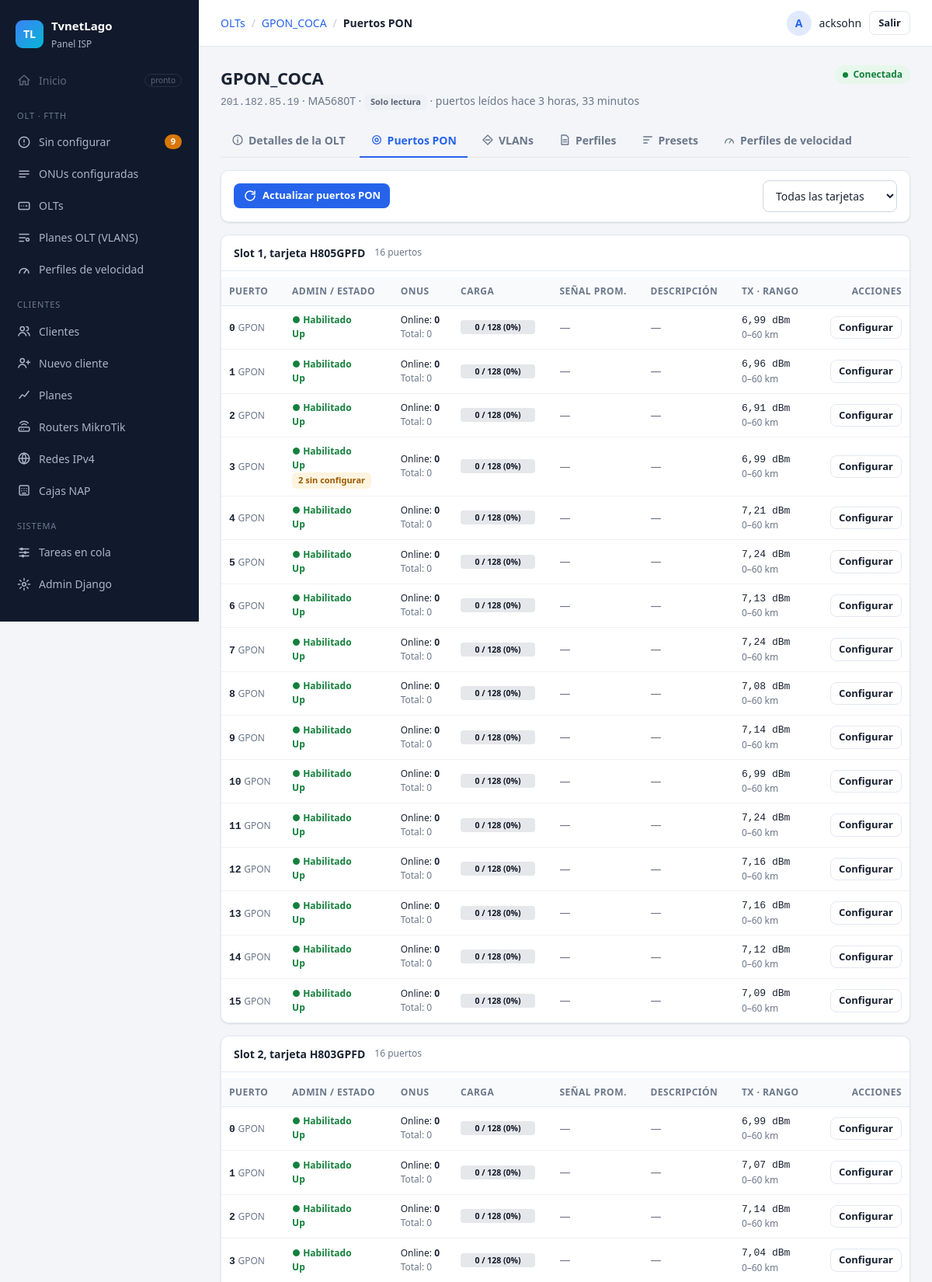
The page /olt/olts/3/pon/ (signed in, upper part) on the database its author committed.
### Aplicaciones/ServerOLT/models.py (models this page shows, shortened)
class OLT(models.Model):
    PROTOCOLOS = [("ssh", "SSH"), ("telnet", "Telnet")]
    nombre = models.CharField(max_length=50, unique=True)
    host = models.CharField(max_length=100)
    puerto_ssh = models.PositiveIntegerField("Puerto (SSH o Telnet)", default=22)
    usuario = models.CharField(max_length=50)
    clave = models.CharField(max_length=100)
    protocolo = models.CharField(max_length=6, choices=PROTOCOLOS, default="ssh")
    solo_lectura = models.BooleanField(
        default=False,
        help_text="Márcalo si esta OLT la maneja otro sistema (ej. SmartOLT): "
                  "solo se lee, nunca se autoriza ni se da de baja desde aquí.")
    snmp_comunidad = models.CharField(max_length=50, blank=True)
    snmp_puerto = models.PositiveIntegerField(default=161)
    activa = models.BooleanField(default=True)
    ACCIONES = [("", "—"), ("info", "Leyendo info de la OLT"),
                ("puertos", "Leyendo puertos PON"), ("puerto", "Cambiando puertos PON"),
                ("reset_pon", "Reiniciando ONUs de un puerto"),
                ("vlans", "Leyendo VLANs"), ("crear_vlan", "Creando VLANs"),
                ("perfiles_ont", "Leyendo perfiles")]
    modelo_equipo = models.CharField("Modelo", max_length=40, blank=True)
    version = models.CharField("Versión", max_length=60, blank=True)
    encendida_desde = models.DateTimeField(null=True, blank=True)
    tarjetas = models.JSONField(default=list, blank=True)
    conectada = models.BooleanField(null=True, blank=True, help_text="Resultado de la última conexión")
    info_leida = models.DateTimeField(null=True, blank=True)
    accion_pendiente = models.CharField(max_length=12, choices=ACCIONES, blank=True, default="")
    accion_desde = models.DateTimeField(null=True, blank=True)
    ultimo_error = models.TextField(blank=True)
    perfiles = models.JSONField(default=dict, blank=True)
    MINUTOS_TRABADA = 5  # paso 20b: una orden de OLT que no termina en este tiempo se da por fallida
    @property
    def accion_trabada(self):
        from datetime import timedelta
        from django.utils import timezone
        return bool(self.accion_pendiente and (self.accion_desde is None or
                    self.accion_desde < timezone.now() - timedelta(minutes=self.MINUTOS_TRABADA)))
    def liberar_si_trabada(self):
        if not self.accion_trabada:
            return False
    @property
    def tarjetas_pon(self):
        from .huawei import _puertos_pon, _tipo_tarjeta
        salida = []
        for t in self.tarjetas or []:
            if _tipo_tarjeta(t.get("nombre", "")) == "GPON":
                salida.append(dict(t, tipo="GPON", puertos=t.get("puertos") or _puertos_pon(t["nombre"])))
        return salida

class PuertoPON(models.Model):
    olt = models.ForeignKey(OLT, on_delete=models.CASCADE, related_name="puertos_pon")
    frame = models.PositiveSmallIntegerField(default=0)
    slot = models.PositiveSmallIntegerField()
    puerto = models.PositiveSmallIntegerField()
    tipo = models.CharField(max_length=5, default="GPON")
    descripcion = models.CharField("Descripción", max_length=60, blank=True,
                                   help_text="Ej. H1D5N11-N12-N13 (las cajas NAP de este puerto)")
    max_onus = models.PositiveSmallIntegerField("Máximo de ONUs", default=128,
                                                help_text="Para la barra de carga. GPON Huawei: 128.")
    habilitado = models.BooleanField(null=True, blank=True, help_text="None = todavía no se ha leído")
    autofind = models.BooleanField(null=True, blank=True)
    estado = models.CharField(max_length=20, blank=True)
    laser = models.CharField(max_length=20, blank=True)
    tx_power = models.FloatField("Tx (dBm)", null=True, blank=True)
    distancia_max = models.FloatField("Rango máx. (km)", null=True, blank=True)
    datos = models.JSONField(default=dict, blank=True, help_text="Todo lo que respondió la OLT")
    leido = models.DateTimeField(null=True, blank=True)
    class Meta:
        verbose_name = "puerto PON"
        verbose_name_plural = "puertos PON"
        ordering = ["olt", "frame", "slot", "puerto"]
        constraints = [models.UniqueConstraint(fields=["olt", "frame", "slot", "puerto"], name="puerto_pon_unico")]
    @property
    def fsp(self):
        return f"{self.frame}/{self.slot}/{self.puerto}"

### Aplicaciones/ServerOLT/views.py (the view)
# urls.py: path("olts/<int:pk>/pon/", views.puertos_pon, name="puertos_pon"),
@login_required
def puertos_pon(request, pk):
    olt = get_object_or_404(OLT, pk=pk)
    olt.liberar_si_trabada()
    grupos = _puertos_de(olt)
    slot = request.GET.get("slot", "")
    if slot.isdigit():
        grupos = [g for g in grupos if g[0] == int(slot)]
    return render(request, "olt/puertos_pon.html", {
        "olt": olt, "grupos": grupos, "slot": slot,
        "slots": [(t["slot"], t["nombre"]) for t in olt.tarjetas_pon],
        "leido": olt.puertos_pon.exclude(leido=None).order_by("-leido").values_list("leido", flat=True).first(),
        "cola": tasks.cola_de(olt), "sin_worker": _sin_worker(olt),
        "senal_debil": SENAL_DEBIL, "senal_critica": SENAL_CRITICA,
    })

### Aplicaciones/ServerOLT/templates/olt/puertos_pon.html (shortened to what this page needs)
{% extends "panel/base.html" %}
{% block migas %}<a href="{% url 'olt:olts' %}">OLTs</a><span class="sep">/</span><a href="{% url 'olt:detalle_olt' olt.pk %}">{{ olt.nombre }}</a><span class="sep">/</span><strong>Puertos PON</strong>{% endblock %}
{% block contenido %}
<div id="ficha-pon" data-vivo>
<div class="cabecera">
  <div>
    <h1>{{ olt.nombre }}</h1>
    <p class="sub"><span class="mono">{{ olt.host }}</span>{% if olt.modelo_equipo %} · {{ olt.modelo_equipo }}{% endif %}
      {% if olt.solo_lectura %}· <span class="etiqueta etiqueta-gris">Solo lectura</span>{% endif %}
      · {% if leido %}puertos leídos hace {{ leido|timesince }}{% else %}<span class="tenue">puertos sin leer todavía</span>{% endif %}</p>
  </div>
  <div class="acciones-fila">
    {% if olt.accion_pendiente %}<span class="estado estado-proceso"><i class="giro"></i>{{ olt.get_accion_pendiente_display }}…</span>
    {% elif olt.conectada %}<span class="estado estado-ok"><i class="punto"></i>Conectada</span>
    {% elif olt.conectada is False %}<span class="estado estado-error"><i class="punto"></i>Sin conexión</span>{% endif %}
  </div>
</div>
{% include "olt/_pestanas_olt.html" with pestana="pon" %}
<div class="tarjeta barra-acciones">
  <form method="post" action="{% url 'olt:accion_puertos' olt.pk %}">{% csrf_token %}<input type="hidden" name="slot" value="{{ slot }}">
    <button class="btn btn-primario btn-sm" name="accion" value="leer" type="submit" data-cargando="Enviando…" {% if olt.accion_pendiente %}disabled{% endif %}>
      <svg viewBox="0 0 24 24"><path d="M20 12a8 8 0 11-2.3-5.7M20 4v5h-5"/></svg> Actualizar puertos PON</button>
  </form>
  {% if slots|length > 1 %}
  <form method="get" class="select-corto">
    <select name="slot" data-auto-enviar onchange="this.form.submit()">
      <option value="">Todas las tarjetas</option>
    </select>
  </form>
  {% endif %}
</div>
{% for s, nombre, lista in grupos %}
<div class="tarjeta separada-arriba">
  <div class="tarjeta-barra"><strong>Slot {{ s }}{% if nombre %}, tarjeta {{ nombre }}{% endif %}</strong>
    <span class="tenue chico">{{ lista|length }} puertos</span></div>
  <div class="tabla-scroll">
  <table class="tabla tabla-compacta tabla-pon">
    <thead><tr><th>Puerto</th><th>Admin / estado</th><th>ONUs</th><th>Carga</th><th>Señal prom.</th><th>Descripción</th><th class="ocultar-movil">Tx · rango</th><th class="der">Acciones</th></tr></thead>
    <tbody>
    {% for p in lista %}
      <tr>
        <td><strong class="mono">{{ p.puerto }}</strong> <span class="tenue chico">{{ p.tipo }}</span></td>
        <td class="chico">
          <div>{% if p.habilitado is True %}<span class="texto-verde">● Habilitado</span>{% elif p.habilitado is False %}<span class="texto-peligro">● Deshabilitado</span>{% else %}<span class="tenue">● sin leer</span>{% endif %}</div>
          {% if p.estado %}<span class="{% if p.estado|lower == 'online' %}texto-verde{% else %}tenue{% endif %}">{% if p.estado|lower == "online" %}Up{% else %}{{ p.estado }}{% endif %}</span>{% else %}<span class="tenue">—</span>{% endif %}
          {% if p.pendientes %}<div><a class="etiqueta num-naranja" href="{% url 'olt:sin_configurar' %}?olt={{ olt.pk }}">{{ p.pendientes }} sin configurar</a></div>{% endif %}
        </td>
        <td class="chico"><div>Online: <strong>{{ p.online }}</strong></div><div class="tenue">Total: {{ p.total }}</div></td>
        <td><div class="carga {% if p.carga >= 90 %}carga-roja{% elif p.carga >= 70 %}carga-naranja{% endif %}" title="{{ p.total }} de {{ p.max_onus }} ONUs">
          <i style="width: {{ p.carga }}%"></i><span>{{ p.total }} / {{ p.max_onus }} ({{ p.carga }}%)</span></div></td>
        <td>{% if p.rx is None %}<span class="tenue">—</span>{% else %}<span class="senal {% if p.rx < senal_critica %}senal-mala{% elif p.rx < senal_debil %}senal-regular{% else %}senal-buena{% endif %}">{{ p.rx|floatformat:2 }}</span>{% endif %}</td>
        <td><strong>{{ p.descripcion|default:"" }}</strong>{% if not p.descripcion %}<span class="tenue">—</span>{% endif %}</td>
        <td class="ocultar-movil chico"><span class="mono">{% if p.tx_power is not None %}{{ p.tx_power|floatformat:2 }} dBm{% else %}—{% endif %}</span>
          <div class="tenue">{% if p.distancia_max %}0–{{ p.distancia_max|floatformat:0 }} km{% endif %}</div></td>
        <td class="der"><div class="acciones-pon">
          {% if perms.ServerOLT.change_olt %}
          <details class="config-pon"><summary class="btn btn-fantasma btn-sm">Configurar</summary>
          </details>
          {% endif %}
        </div></td>
      </tr>
    {% endfor %}
    </tbody>
  </table>
  </div>
</div>
{% empty %}
<div class="tarjeta separada-arriba"><div class="vacio"><strong>Todavía no se conocen los puertos PON</strong>
  <span>Pulsa <em>Actualizar info</em> en <a href="{% url 'olt:detalle_olt' olt.pk %}">Detalles de la OLT</a> (lee las tarjetas) y después <em>Actualizar puertos PON</em>.</span></div></div>
{% endfor %}
</div>
{% endblock %}

### templates/panel/base.html (shortened to what this page needs)
{% load static %}<!DOCTYPE html>
<html lang="es">
<head>
  <link rel="stylesheet" href="{% static 'vendor/select2/select2.min.css' %}">
  <link rel="stylesheet" href="{% static 'css/panel.css' %}">
</head>
<body>
<div class="app">
  <aside class="sidebar" id="sidebar">
    <div class="marca">
      <span class="marca-logo">TL</span>
      <div><strong>TvnetLago</strong><small>Panel ISP</small></div>
    </div>
    {% with ruta=request.resolver_match.view_name %}
    <nav>
      <a class="item deshabilitado" title="Próximamente">
        <svg viewBox="0 0 24 24"><path d="M3 12l9-8 9 8M5 10v10h5v-6h4v6h5V10"/></svg>
        Inicio <span class="pronto">pronto</span>
      </a>
      <p class="seccion">OLT · FTTH</p>
      <a class="item {% if ruta == 'olt:sin_configurar' or ruta == 'olt:autorizar' %}activo{% endif %}"
         href="{% url 'olt:sin_configurar' %}">
        <svg viewBox="0 0 24 24"><circle cx="12" cy="12" r="9"/><path d="M12 8v4M12 16h.01"/></svg>
        Sin configurar
        <span id="menu-pendientes" data-vivo class="contador-caja">{% if menu_pendientes %}<span class="contador">{{ menu_pendientes }}</span>{% endif %}</span>
      </a>
      <a class="item {% if ruta == 'olt:configuradas' or ruta == 'olt:detalle_onu' %}activo{% endif %}" href="{% url 'olt:configuradas' %}">
        <svg viewBox="0 0 24 24"><path d="M4 7h16M4 12h16M4 17h10"/></svg>
        ONUs configuradas
      </a>
      <a class="item {% if ruta == 'olt:olts' or ruta == 'olt:detalle_olt' or ruta == 'olt:olt_nueva' or ruta == 'olt:olt_editar' %}activo{% endif %}" href="{% url 'olt:olts' %}">
        <svg viewBox="0 0 24 24"><rect x="3" y="6" width="18" height="12" rx="2"/><path d="M7 12h.01M11 12h.01M15 12h2"/></svg>
        OLTs
      </a>
      <a class="item {% if ruta == 'olt:planes_olt' or ruta == 'olt:plan_olt_nuevo' or ruta == 'olt:plan_olt_editar' %}activo{% endif %}" href="{% url 'olt:planes_olt' %}">
        <svg viewBox="0 0 24 24"><path d="M4 6h16M4 12h10M4 18h7"/><circle cx="18" cy="15" r="2.5"/></svg>
        Planes OLT (VLANS)
      </a>
      <a class="item {% if ruta == 'olt:velocidades' or ruta == 'olt:velocidad_nueva' or ruta == 'olt:velocidad_editar' %}activo{% endif %}" href="{% url 'olt:velocidades' %}">
        <svg viewBox="0 0 24 24"><path d="M4 18a8 8 0 1 1 16 0"/><path d="M12 18l4-6"/></svg>
        Perfiles de velocidad
      </a>
      <p class="seccion">Clientes</p>
      <a class="item {% if request.resolver_match.namespace == 'clientes' and ruta != 'clientes:nuevo' and 'plan' not in ruta and 'router' not in ruta %}activo{% endif %}" href="{% url 'clientes:lista' %}">
        <svg viewBox="0 0 24 24"><circle cx="9" cy="8" r="3.5"/><path d="M2.5 20c.8-3.5 3.3-5.5 6.5-5.5s5.7 2 6.5 5.5M16 4.5a3.5 3.5 0 010 7M18 14.6c1.9.7 3 2.6 3.5 5.4"/></svg>
        Clientes
      </a>
      {% if perms.ServerMikro.add_cliente %}
      <a class="item {% if ruta == 'clientes:nuevo' %}activo{% endif %}" href="{% url 'clientes:nuevo' %}">
        <svg viewBox="0 0 24 24"><circle cx="9" cy="8" r="3.5"/><path d="M2.5 20c.8-3.5 3.3-5.5 6.5-5.5s5.7 2 6.5 5.5M19 8v6M16 11h6"/></svg>
        Nuevo cliente
      </a>
      {% endif %}
      <a class="item {% if ruta == 'clientes:planes' or ruta == 'clientes:plan_nuevo' or ruta == 'clientes:plan_editar' %}activo{% endif %}" href="{% url 'clientes:planes' %}">
        <svg viewBox="0 0 24 24"><path d="M4 18l5-6 4 3 7-9"/></svg>
        Planes
      </a>
      <a class="item {% if 'router' in ruta %}activo{% endif %}" href="{% url 'clientes:routers' %}">
        <svg viewBox="0 0 24 24"><rect x="3" y="13" width="18" height="7" rx="2"/><path d="M7 16.5h.01M11 16.5h.01M8 9a6 6 0 018 0M5 6a10 10 0 0114 0"/></svg>
        Routers MikroTik
      </a>
      <a class="item {% if ruta == 'clientes:redes' or 'clientes:red_' in ruta %}activo{% endif %}" href="{% url 'clientes:redes' %}">
        <svg viewBox="0 0 24 24"><circle cx="12" cy="12" r="9"/><path d="M3 12h18M12 3a14 14 0 010 18M12 3a14 14 0 000 18"/></svg>
        Redes IPv4
      </a>
      <a class="item {% if 'clientes:nap' in ruta %}activo{% endif %}" href="{% url 'clientes:naps' %}">
        <svg viewBox="0 0 24 24"><rect x="4" y="4" width="16" height="16" rx="2"/><path d="M8 9h.01M12 9h.01M16 9h.01M8 13h.01M12 13h.01M16 13h.01M9 17h6"/></svg>
        Cajas NAP
      </a>
      <p class="seccion">Sistema</p>
      <a class="item {% if ruta == 'tareas:lista' %}activo{% endif %}" href="{% url 'tareas:lista' %}">
        <svg viewBox="0 0 24 24"><path d="M4 6h16M4 12h16M4 18h16"/><circle cx="8" cy="6" r="1.5"/><circle cx="14" cy="12" r="1.5"/><circle cx="10" cy="18" r="1.5"/></svg>
        Tareas en cola
      </a>
      {% if user.is_staff %}
      <a class="item" href="{% url 'admin:index' %}">
        <svg viewBox="0 0 24 24"><circle cx="12" cy="12" r="3"/><path d="M12 2v3M12 19v3M2 12h3M19 12h3M4.9 4.9L7 7M17 17l2.1 2.1M4.9 19.1L7 17M17 7l2.1-2.1"/></svg>
        Admin Django
      </a>
      {% endif %}
    </nav>
    {% endwith %}
  </aside>
  <div class="principal">
    <header class="topbar">
      <div class="migas">{% block migas %}{% endblock %}</div>
      {% if user.is_authenticated %}
      <form method="post" action="{% url 'logout' %}" class="usuario">
        <span class="avatar">{{ user.username|slice:":1"|upper }}</span>
        <span class="usuario-nombre">{{ user.username }}</span>
        <button type="submit" class="btn btn-fantasma btn-sm">Salir</button>
      </form>
      {% endif %}
    </header>
    <main class="contenido">
      {% block contenido %}{% endblock %}
    </main>
  </div>
</div>
</body>
</html>

### rows shown on the page
OLT: nombre "GPON_COCA", host "201.182.85.19", modelo_equipo "MA5680T"
PuertoPON: puerto "0", tipo "GPON", habilitado "● Habilitado", estado "Up", online "0", total "0", max_onus "128", carga "0", tx_power "6,99", distancia_max "60"
PuertoPON: puerto "1", tipo "GPON", habilitado "● Habilitado", estado "Up", online "0", total "0", max_onus "128", carga "0", tx_power "6,96", distancia_max "60"
PuertoPON: puerto "2", tipo "GPON", habilitado "● Habilitado", estado "Up", online "0", total "0", max_onus "128", carga "0", tx_power "6,91", distancia_max "60"
PuertoPON: puerto "3", tipo "GPON", habilitado "● Habilitado", estado "Up", pendientes "2", online "0", total "0", max_onus "128", carga "0", tx_power "6,99", distancia_max "60"
PuertoPON: puerto "4", tipo "GPON", habilitado "● Habilitado", estado "Up", online "0", total "0", max_onus "128", carga "0", tx_power "7,21", distancia_max "60"
PuertoPON: puerto "5", tipo "GPON", habilitado "● Habilitado", estado "Up", online "0", total "0", max_onus "128", carga "0", tx_power "7,24", distancia_max "60"
PuertoPON: puerto "6", tipo "GPON", habilitado "● Habilitado", estado "Up", online "0", total "0", max_onus "128", carga "0", tx_power "7,13", distancia_max "60"
PuertoPON: puerto "7", tipo "GPON", habilitado "● Habilitado", estado "Up", online "0", total "0", max_onus "128", carga "0", tx_power "7,24", distancia_max "60"
PuertoPON: puerto "8", tipo "GPON", habilitado "● Habilitado", estado "Up", online "0", total "0", max_onus "128", carga "0", tx_power "7,08", distancia_max "60"
PuertoPON: puerto "9", tipo "GPON", habilitado "● Habilitado", estado "Up", online "0", total "0", max_onus "128", carga "0", tx_power "7,14", distancia_max "60"
PuertoPON: puerto "10", tipo "GPON", habilitado "● Habilitado", estado "Up", online "0", total "0", max_onus "128", carga "0", tx_power "6,99", distancia_max "60"
PuertoPON: puerto "11", tipo "GPON", habilitado "● Habilitado", estado "Up", online "0", total "0", max_onus "128", carga "0", tx_power "7,24", distancia_max "60"
PuertoPON: puerto "12", tipo "GPON", habilitado "● Habilitado", estado "Up", online "0", total "0", max_onus "128", carga "0", tx_power "7,16", distancia_max "60"
PuertoPON: puerto "13", tipo "GPON", habilitado "● Habilitado", estado "Up", online "0", total "0", max_onus "128", carga "0", tx_power "7,16", distancia_max "60"
PuertoPON: puerto "14", tipo "GPON", habilitado "● Habilitado", estado "Up", online "0", total "0", max_onus "128", carga "0", tx_power "7,12", distancia_max "60"
PuertoPON: puerto "15", tipo "GPON", habilitado "● Habilitado", estado "Up", online "0", total "0", max_onus "128", carga "0", tx_power "7,09", distancia_max "60"
PuertoPON: puerto "0", tipo "GPON", habilitado "● Habilitado", estado "Up", online "0", total "0", max_onus "128", carga "0", tx_power "6,99", distancia_max "60"
PuertoPON: puerto "1", tipo "GPON", habilitado "● Habilitado", estado "Up", online "0", total "0", max_onus "128", carga "0", tx_power "7,07", distancia_max "60"
PuertoPON: puerto "2", tipo "GPON", habilitado "● Habilitado", estado "Up", online "0", total "0", max_onus "128", carga "0", tx_power "7,14", distancia_max "60"
PuertoPON: puerto "3", tipo "GPON", habilitado "● Habilitado", estado "Up", online "0", total "0", max_onus "128", carga "0", tx_power "7,04", distancia_max "60"

### other values the page prints
{{ menu_pendientes }} "9"
{{ user.username|slice:":1"|upper }} "A"
{{ user.username }} "acksohn"
{{ leido|timesince }} "3 horas, 33 minutos"
{{ s }} "1" "2"
{{ nombre }} "H805GPFD" "H803GPFD"
{{ lista|length }} "16" "16"
